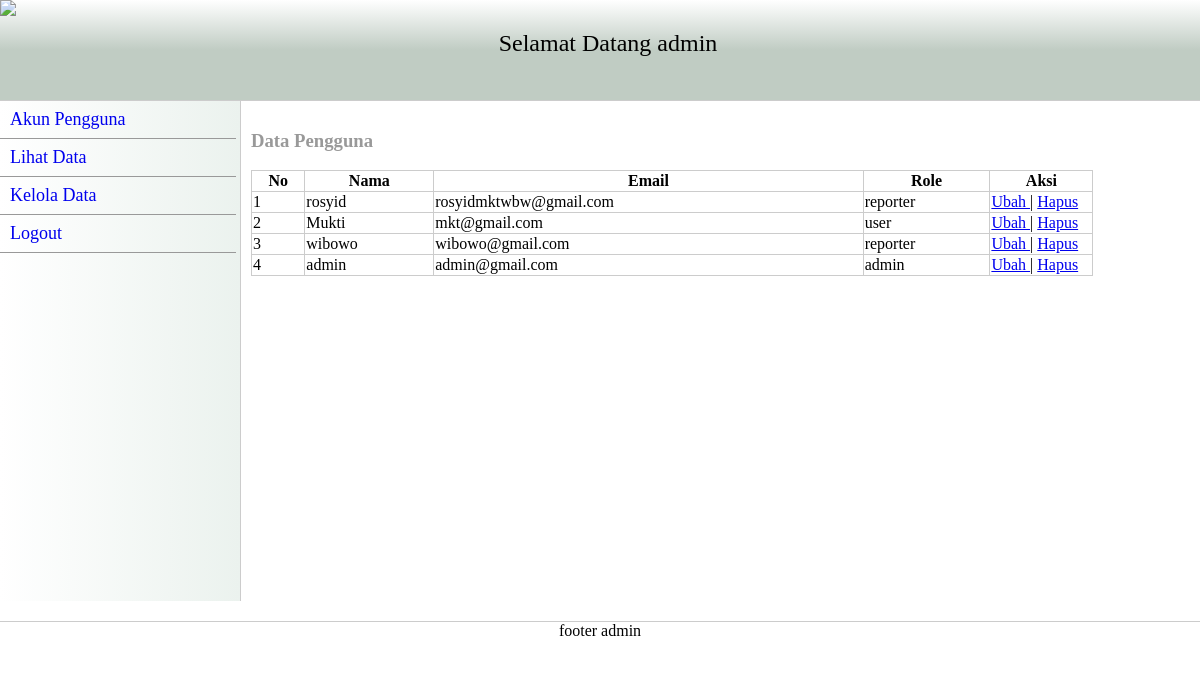
Screenshot of /admin/page.php?mod=pengguna (signed in) with the database file from the repository.
### tables this page shows
CREATE TABLE `user_account` (
  `iduser` int(11) NOT NULL,
  `fullname` varchar(50) NOT NULL,
  `email` varchar(30) NOT NULL,
  `password` varchar(50) NOT NULL,
  `role` enum('admin','reporter','user') NOT NULL,
  `update_date` datetime NOT NULL
);

### admin/pengguna.php (the view, shortened to what this page needs)
<?php include "../config/koneksi.php";
$query = "SELECT * FROM user_account";
$result = mysqli_query($koneksi, $query);
?>
<!doctype html>
<html>
<head>
</head>
<body>
	<div id="header"> <img src="../assets/img/logo.png" class="logo">
		<div class="judul">
			Selamat Datang <?php echo $_SESSION['fullname']; ?>
		</div>
	</div>
	<div id="menu">
		<a href="?mod=pengguna" class="amenu">Akun Pengguna</a>
		<a href="?mod=lihat" class="amenu">Lihat Data</a>
		<a href="?mod=kelola" class="amenu">Kelola Data</a>
		<a href="?mod=logout" class="amenu">Logout</a>
	</div>
	<div id="konten">
		<h3 style="color:#999">Data Pengguna </h3>
		<table>
			<tr>
				<th>No</th>
				<th>Nama</th>
				<th>Email</th>
				<th>Role</th>
				<th>Aksi</th>
			</tr>
			<?php
			$no = 1;
			while ($row = mysqli_fetch_assoc($result)) {
				echo "<tr>";
				echo "<td>" . $no++ . "</td>";
				echo "<td>" . $row['fullname'] . "</td>";
				echo "<td>" . $row['email'] . "</td>";
				echo "<td>" . $row['role'] . "</td>";
				echo "<td width='100'>";
				echo "<a href='?mod=ubahakun'>Ubah </a> | <a href='?mod=hapusakun'>Hapus</a>";
				echo "</td>";
				echo "</tr>";
			}
			?>
		</table>
	</div>
	<div id="footer"> footer admin</div>
</body>
</html>

### admin/pengguna.php (style rules this page uses)
body { margin: 0; padding: 0; }
#header { float: left; width: 100%; height: 100px; border-bottom: solid 1px #ccc; text-align: center; background: linear-gradient(#fff, #c0ccc3, #c0ccc3); }
.logo { height: 80px; float: left; }
.judul { font-size: 24px; padding-top: 30px; }
#menu { float: left; width: 20%; border-right: solid 1px #ccc; min-height: 500px; background: linear-gradient(to right, #fff, #ebf2ee); }
#konten { float: left; width: 78%; min-height: 500px; padding: 10px; }
#footer { float: left; width: 100%; height: 50px; border-top: solid 1px #ccc; text-align: center; }
.amenu { float: left; width: 90%; border-bottom: solid 1px #999; padding: 8px 10px; text-decoration: none; font-size: 18px; }
table { border-collapse: collapse; width: 90%; }
td, th { border: solid 1px #ccc; }

### rows the page displays
user_account: fullname "rosyid", email "rosyidmktwbw@gmail.com", role "reporter"
user_account: fullname "Mukti", email "mkt@gmail.com", role "user"
user_account: fullname "wibowo", email "wibowo@gmail.com", role "reporter"
user_account: fullname "admin", email "admin@gmail.com", role "admin"

### other values shown
$_SESSION['fullname'] "admin"
